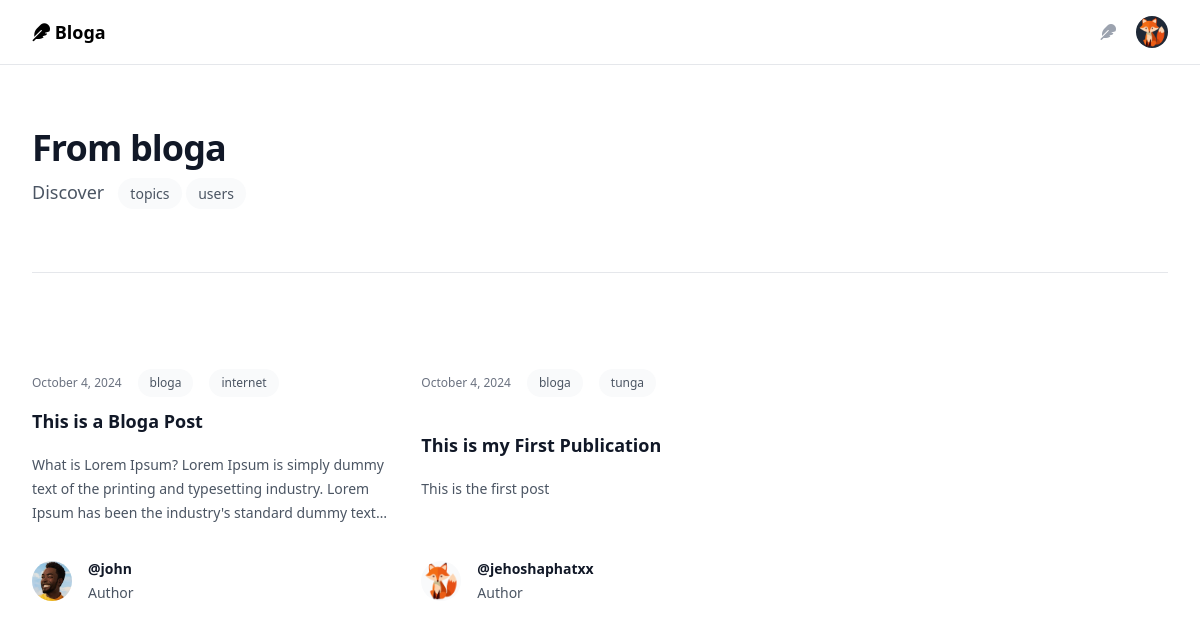
The page / (signed in) on the database its author committed.
### authentication/models.py (models this page shows, shortened)
class Profile(models.Model):
    user = models.OneToOneField(User, on_delete=models.CASCADE, related_name='profile')
    bio = models.TextField(blank=True)
    dp = models.ImageField(upload_to=secure_filestore, blank=True, null=True)
    follows = models.ManyToManyField(User, related_name='following', blank=True)
    followers = models.ManyToManyField(User, related_name='followers', blank=True)

### blog/models.py (models this page shows, shortened)
class Posts(models.Model):
    class Status(models.TextChoices):
        DRAFT = 'DF', 'Draft'
        PUBLISHED = 'PB', 'Published'
    title = models.CharField(max_length=250, blank=False, null=False, default='New Blog')
    content = models.TextField()
    link = models.SlugField(unique=True, max_length=250)
    author = models.ForeignKey(User, on_delete=models.CASCADE, related_name='posts')
    status = models.CharField(
        max_length=2,
        choices=Status,
        default=Status.DRAFT
    )
    publish = models.DateTimeField(default=timezone.now)
    created = models.DateTimeField(auto_now_add=True)
    updated = models.DateTimeField(auto_now=True)
    tags = TaggableManager()
    class Meta:
        ordering = ['-publish']
        indexes = [
            models.Index(fields=['-publish'])
        ]
        verbose_name = 'Post'
        verbose_name_plural = 'Posts'
    objects = models.Manager()
    published = PublishedManager()

### blog/views.py (the view)
# urls.py: 2. Add a URL to urlpatterns:  path('', views.home, name='home')
@login_required
def home(request):
    user = request.user
    posts = Posts.published.all()
    context = {
        "user": user,
        "posts": posts,
    }
    return render(request, 'blog/home.html', context)

### blog/models.py (called while the page is built)
    def get_queryset(self):
        return (
            super().get_queryset().filter(status=Posts.Status.PUBLISHED)
        )

### blog/templates/blog/home.html (shortened to what this page needs)
{% extends 'blog/base.html' %}
{% load static %}
{% block content %}
    <div class="bg-white py-24 sm:py-32">
        <div class="mx-auto max-w-7xl px-6 lg:px-8">
        <div class="mx-auto max-w-2xl lg:mx-0">
            <h2 class="text-3xl font-bold tracking-tight text-gray-900 sm:text-4xl">
                {%block heading%}From bloga{%endblock%}
            </h2>
            <p class="mt-2 text-lg leading-8 text-gray-600">
                {% block subheading %}
                    Discover &nbsp;
                    <a href="{% url 'blog:tags_list' %}" class="text-sm relative z-10 rounded-full bg-gray-50 px-3 py-1.5 font-medium text-gray-600 hover:bg-gray-100">topics</a>
                    <a href="{% url 'blog:user_list'%}" class="text-sm relative z-10 rounded-full bg-gray-50 px-3 py-1.5 font-medium text-gray-600 hover:bg-gray-100">users</a>
                {%endblock%}
            </p>
        </div>
        <div class="mx-auto mt-10 grid max-w-2xl grid-cols-1 gap-x-8 gap-y-8 border-t border-gray-200 pt-10 sm:mt-16 sm:pt-16 lg:mx-0 lg:max-w-none lg:grid-cols-3">
            {% for post in posts%}
            <article class="flex max-w-xl flex-col items-start justify-between">
            <div class="flex items-center gap-x-4 text-xs">
                <time datetime="{{post.publish|date:'Y-m-d'}}" class="text-gray-500">{{post.publish|date:'F j, Y'}}</time>
                {%for tag in post.tags.all %}
                    <a href="{% url 'blog:tag' tag%}" class="relative z-10 rounded-full bg-gray-50 px-3 py-1.5 font-medium text-gray-600 hover:bg-gray-100">{{tag.name}}</a>
                {% endfor %}
            </div>
            <div class="group relative">
                <h3 class="mt-3 text-lg font-semibold leading-6 text-gray-900 group-hover:text-gray-600">
                <a href="{% url 'blog:post' post.link%}">
                    <span class="absolute inset-0"></span>
                    {{post.title}}
                </a>
                </h3>
                <p class="mt-5 line-clamp-3 text-sm leading-6 text-gray-600">{{post.content}}</p>
            </div>
            <div class="relative mt-8 flex items-center gap-x-4">
                {% if post.author.profile.dp %}
                    <img src="{% static post.author.profile.dp.url %}" alt="" class="h-10 w-10 rounded-full bg-gray-50">
                {% else %}
                    <img src="{% static 'img/profile.png' %}" alt="" class="h-10 w-10 rounded-full bg-gray-50">
                {% endif %}
                <div class="text-sm leading-6">
                <p class="font-semibold text-gray-900">
                    <a href="{% url 'blog:profile' post.author.username %}">
                    <span class="absolute inset-0"></span>
                    @{{post.author.username}}
                    </a>
                </p>
                <p class="text-gray-600">Author</p>
                </div>
            </div>
            </article>
            {%empty%}
            <p class="text-lg">No Posts Yet</p>
            {%endfor%}
        </div>
        </div>
    </div>
{% endblock %}

### blog/templates/blog/base.html (shortened to what this page needs)
{% load static %}
<!DOCTYPE html>
<html lang="en">
<head>
  <link rel="stylesheet" href="https://rsms.me/inter/inter.css">
        <link rel="stylesheet" href="{% static 'css/style.css' %}">
        <link rel="stylesheet" href="https://cdnjs.cloudflare.com/ajax/libs/font-awesome/6.6.0/css/all.min.css"
 />
</head>
<body>
  <header>
    <nav>
        <div class="mx-auto max-w-7xl px-2 sm:px-6 lg:px-8">
            <div class="relative flex h-16 items-center justify-between">
                <div class="flex flex-1 items-center justify-center sm:items-stretch sm:justify-start">
                    <div class="flex flex-shrink-0 items-center text-lg font-bold">
                      <a href="{% url 'blog:home' %}" class="inline-block"><i class="fa-solid fa-feather"></i> Bloga</a>
                    </div>
                </div>
                <div
                    class="absolute inset-y-0 right-0 flex items-center pr-2 sm:static sm:inset-auto sm:ml-6 sm:pr-0">
                    {% if user %}
                        <a title="write an article" href="{% url 'blog:write' %}">
                            <button type="button"
                                class="relative h-8 w-8 rounded-full p-1 text-gray-400 focus:outline-none ring-secondary focus:ring-2 focus:ring-secondary focus:ring-offset-2 focus:ring-offset-white">
                                <span class="absolute -inset-1.5"></span>
                                <i class="fa-solid fa-feather"></i>
                            </button>
                        </a>
                        <div class="relative ml-3">
                            <div>
                                <button type="button"
                                    class="relative flex rounded-full bg-gray-800 text-sm focus:outline-none focus:ring-2 focus:ring-secondary focus:ring-offset-2 focus:ring-offset-white ring-secondary"
                                    id="user-menu-button" aria-expanded="false" aria-haspopup="true">
                                    <span class="absolute -inset-1.5"></span>
                                    {%if user.profile.dp %}
                                        <img class="h-8 w-8 rounded-full"
                                        src="{% static user.profile.dp.url %}"
                                        alt="">
                                    {% else %}
                                        <img class="h-8 w-8 rounded-full"
                                        src="{% static 'img/profile.png' %}"
                                        alt="">
                                    {% endif %}
                                </button>
                            </div>
                        </div>
                    {% else %}
                        <div class="relative ml-3 flex gap-2">
                            <a href="{% url 'authentication:sign_in' %}" class="btn-secondary">Sign in</a><a href="{% url 'authentication:sign_up' %}" class="btn-primary">Sign up</a>
                        </div>
                    {% endif %}
                </div>
            </div>
        </div>
    </nav>
</header>
    <main>
        {%block content%}
        {%endblock%}
    </main>
</body>
</html>

### rows shown on the page
Posts: publish "October 4, 2024", title "This is a Bloga Post", content "What is Lorem Ipsum? Lorem Ipsum is simply dummy text of the printing and typesetting industry. Lorem Ipsum has been the industry's standard dummy…", author.dp (picture), author.username "john"
Tag: name "bloga"
Tag: name "internet"
Posts: publish "October 4, 2024", title "This is my First Publication", content "This is the first post", author.dp (picture), author.username "jehoshaphatxx"
Tag: name "tunga"
